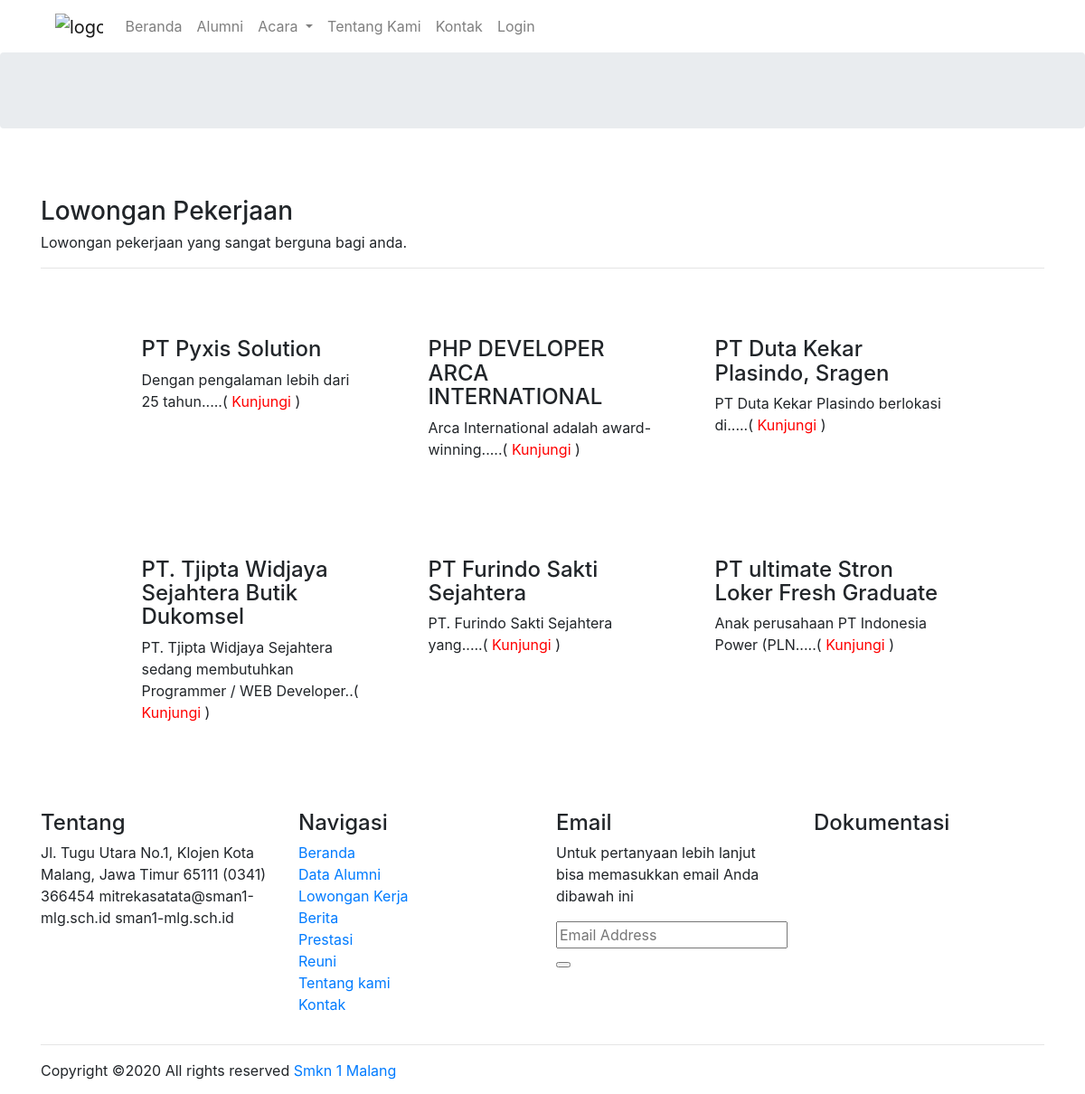
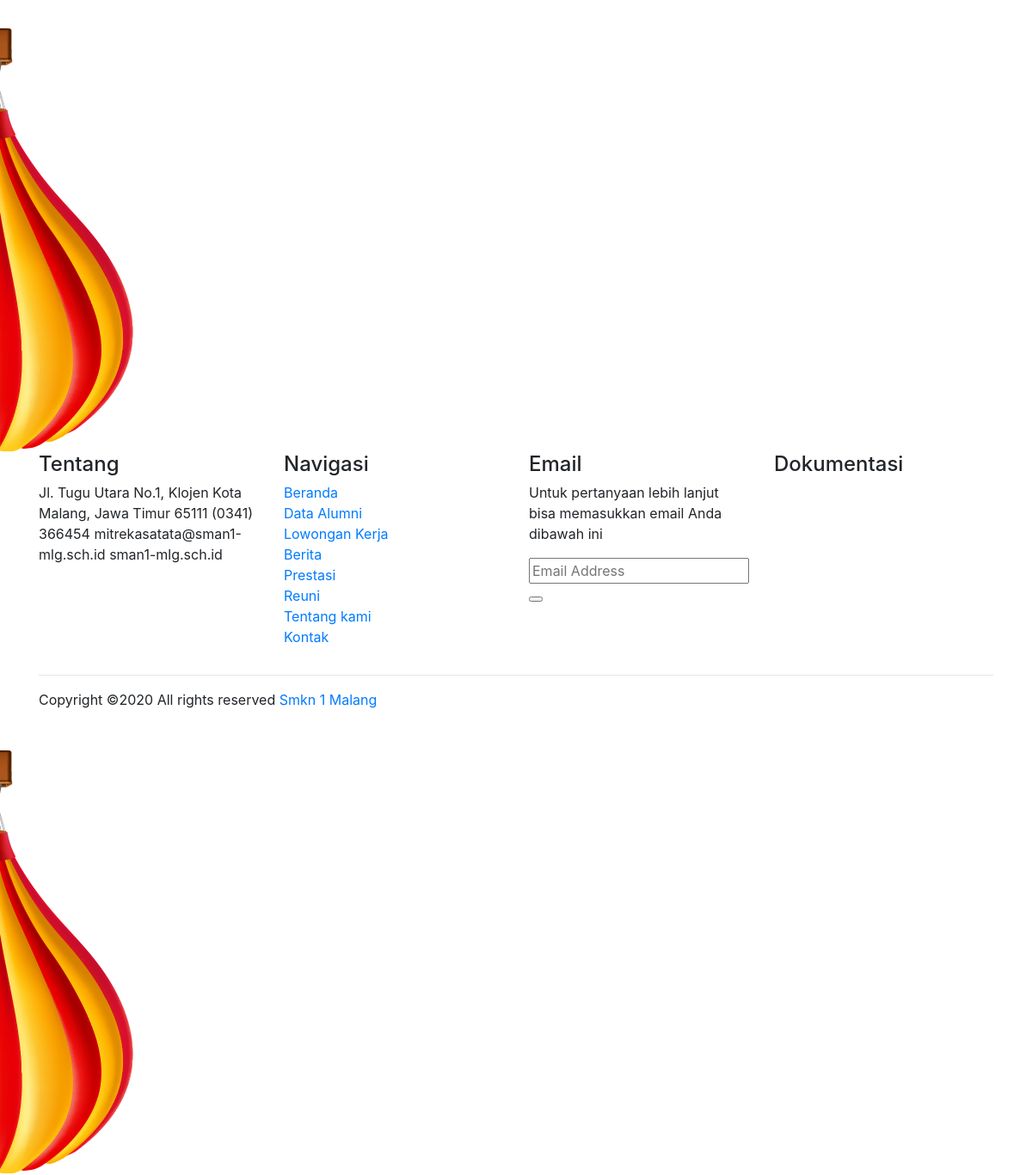
/index.php/loker, run on the app's committed database (2 pictures, top to bottom).
### tables this page shows
CREATE TABLE `tb_event` (
  `id_event` varchar(10) NOT NULL,
  `judul_event` varchar(45) NOT NULL,
  `tanggal` datetime NOT NULL DEFAULT CURRENT_TIMESTAMP,
  `isi_event` text NOT NULL,
  `kategori_event` varchar(45) NOT NULL,
  `status_event` varchar(45) NOT NULL DEFAULT 'diperiksa',
  `gambar_event` varchar(45) NOT NULL,
  `user_id_user` varchar(10) NOT NULL
);

### application/controllers/Loker.php (called while the page is built, shortened)
<?php
class Loker extends CI_Controller {
	function __construct(){
		$this->load->model('M_Loker');
	}
	public function index(){
	    $this->read();
	}
	public function read(){
		$data['title'] = 'Lowongan Pekerjaan';
		$jumlah_data =  $this->db->get_where('tb_event', ['kategori_event' => 'loker', 'status_event' => 'diterima'])->num_rows();
		$config['base_url'] = base_url().'Loker/read/';
		$config['total_rows'] = $jumlah_data;
		$config['per_page'] = 6;
		$from = $this->uri->segment(3);
        $this->db->where('status_event', 'diterima');
        $this->db->where('kategori_event', 'loker');
		$this->db->order_by('id_event', 'desc');
		$data['data'] = $this->db->get('tb_event',$config['per_page'],$from)->result();
		$this->load->view('widget/header', $data);
		$this->load->view('V_Loker',$data);
		$this->load->view('widget/footer');
		$this->load->view('widget/footer');
	}
}

### index.php (called while the page is built, shortened)
<?php
require_once BASEPATH.'core/CodeIgniter.php';

### application/config/config.php (called while the page is built, shortened)
<?php
$config['base_url'] = 'http://alumni.caraguna.com/';
$config['index_page'] = '';
$config['uri_protocol']	= 'REQUEST_URI';
$config['url_suffix'] = '';
$config['language']	= 'english';
$config['charset'] = 'UTF-8';
$config['enable_hooks'] = FALSE;
$config['subclass_prefix'] = 'MY_';
$config['composer_autoload'] = FALSE;
$config['permitted_uri_chars'] = 'a-z 0-9~%.:_\-';
$config['enable_query_strings'] = FALSE;
$config['controller_trigger'] = 'c';
$config['function_trigger'] = 'm';
$config['directory_trigger'] = 'd';
$config['allow_get_array'] = TRUE;
$config['log_threshold'] = 0;
$config['log_path'] = '';
$config['log_file_extension'] = '';
$config['log_file_permissions'] = 0644;
$config['log_date_format'] = 'Y-m-d H:i:s';
$config['error_views_path'] = '';
$config['cache_path'] = '';
$config['cache_query_string'] = FALSE;
$config['encryption_key'] = '';
$config['sess_driver'] = 'files';
$config['sess_cookie_name'] = 'ci_session';
$config['sess_expiration'] = 7200;
$config['sess_save_path'] = NULL;
$config['sess_match_ip'] = FALSE;
$config['sess_time_to_update'] = 300;
$config['sess_regenerate_destroy'] = FALSE;
$config['cookie_prefix']	= '';
$config['cookie_domain']	= '';
$config['cookie_path']		= '/';
$config['cookie_secure']	= FALSE;
$config['cookie_httponly'] 	= FALSE;
$config['standardize_newlines'] = FALSE;
$config['global_xss_filtering'] = FALSE;
$config['csrf_protection'] = FALSE;
$config['csrf_token_name'] = 'csrf_test_name';
$config['csrf_cookie_name'] = 'csrf_cookie_name';
$config['csrf_expire'] = 7200;
$config['csrf_regenerate'] = TRUE;
$config['csrf_exclude_uris'] = array();
$config['compress_output'] = FALSE;
$config['time_reference'] = 'local';
$config['rewrite_short_tags'] = FALSE;
$config['proxy_ips'] = '';

### application/views/V_Loker.php (the view, shortened to what this page needs)
<section class="breadcrumb breadcrumb_bg">
    <div class="container">
        <div class="row">
            <div class="col-lg-12">
                <div class="breadcrumb_iner text-center" style="height: 60px;">
                </div>
            </div>
        </div>
    </div>
</section>
<section class="popular_place padding_top" style="padding-top: 5%;">
    <div class="container">
        <h3>Lowongan Pekerjaan</h3>
        <p>Lowongan pekerjaan yang sangat berguna bagi anda.</p>
        <hr>
        <div class="row justify-content-center">
            <?php foreach($data as $a){
                $string = $a->isi_event;
                if (strlen($string) > 90) {
                   $stringCut = substr($string, 0, 40);
                   $endPoint = strrpos($stringCut, ' ');
                   $string = $endPoint? substr($stringCut, 0, $endPoint):substr($stringCut, 0);
                   $string .= '...';
               }
               ?>
               <div class="col-sm-3 shadow-sm p-3 m-3 bg-white rounded">
                   <h4 class="mt-1"><?php echo $a->judul_event; ?></h4>
                    <p><?php echo $string; ?>..( <a href="<?php echo base_url('Loker/detail/'.$a->id_event); ?>" class="btn1"  style="color: red;">Kunjungi</a> )
                </div></p>
                <?php } ?>
            </div>
        </div>
</section>
<div class="row mt-5">
      <div class="col-lg text-center">
      </div>
    </div>

### data on the page
tb_event: judul_event "PT Pyxis Solution", isi_event "Dengan pengalaman lebih dari 25 tahun..."
tb_event: judul_event "PHP DEVELOPER ARCA INTERNATIONAL", isi_event "Arca International adalah award-winning..."
tb_event: judul_event "PT Duta Kekar Plasindo, Sragen", isi_event "PT Duta Kekar Plasindo berlokasi di..."
tb_event: judul_event "PT. Tjipta Widjaya Sejahtera Butik Dukomsel", isi_event "PT. Tjipta Widjaya Sejahtera sedang membutuhkan Programmer / WEB Developer"
tb_event: judul_event "PT Furindo Sakti Sejahtera", isi_event "PT. Furindo Sakti Sejahtera yang..."
tb_event: judul_event "PT ultimate Stron Loker Fresh Graduate", isi_event "Anak perusahaan PT Indonesia Power (PLN..."
